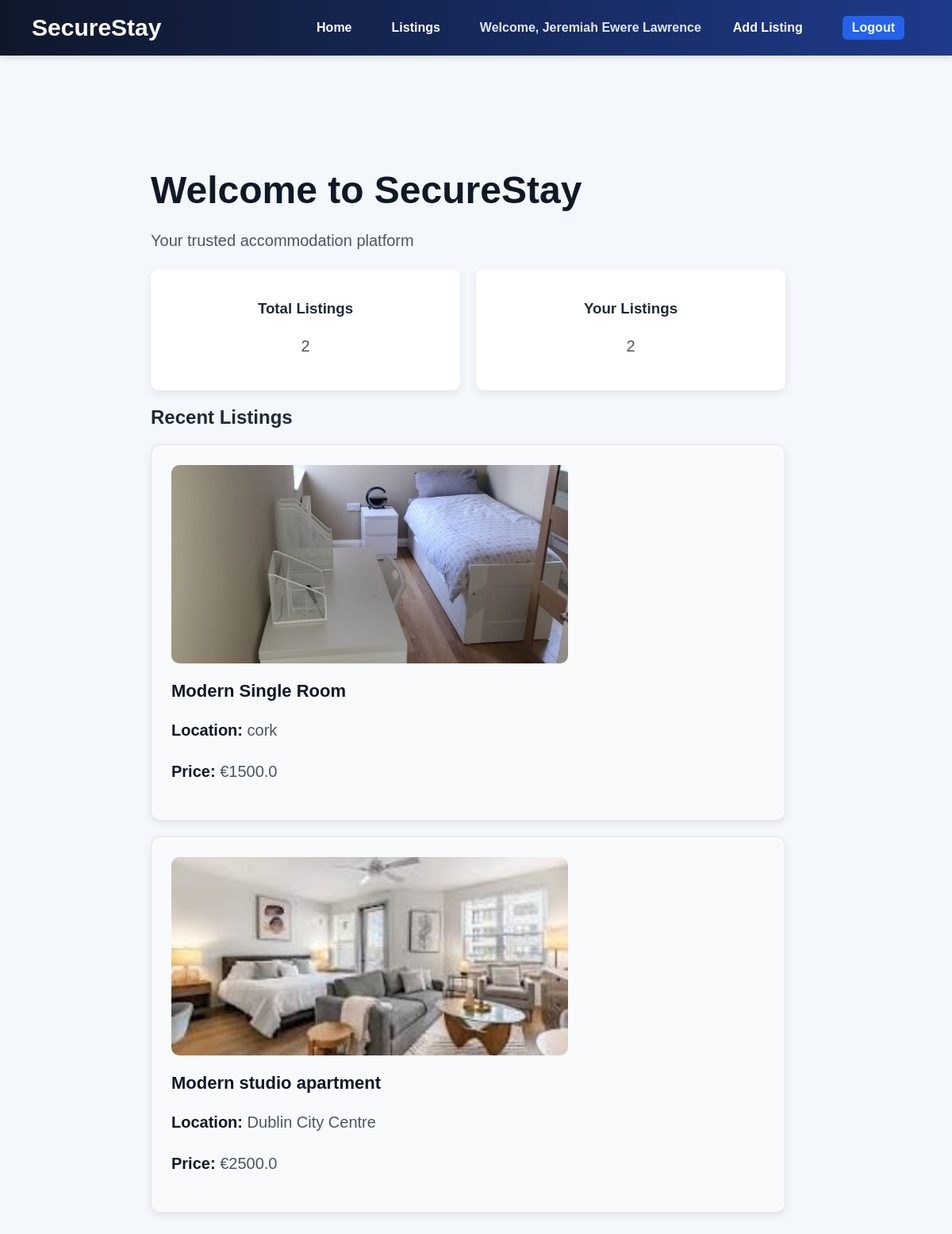
The page / (signed in) on the database its author committed.
### models.py (models this page shows)
class User(UserMixin, db.Model):
    __tablename__ = "users"
    id = db.Column(db.Integer, primary_key=True)
    full_name = db.Column(db.String(150), nullable=False)
    email = db.Column(db.String(150), unique=True, nullable=False)
    password_hash = db.Column(db.String(255), nullable=False)
    role = db.Column(db.String(20), default="tenant", nullable=False)
    listings = db.relationship("Listing", backref="landlord", lazy=True)
    requests = db.relationship("BookingRequest", backref="tenant", lazy=True)

class Listing(db.Model):
    __tablename__ = "listings"
    id = db.Column(db.Integer, primary_key=True)
    title = db.Column(db.String(150), nullable=False)
    description = db.Column(db.Text, nullable=False)
    location = db.Column(db.String(150), nullable=False)
    price = db.Column(db.Float, nullable=False)
    room_type = db.Column(db.String(50), nullable=False)
    image_filename = db.Column(db.String(255), nullable=True)
    availability_status = db.Column(db.String(20), default="available", nullable=False)
    created_at = db.Column(db.DateTime, default=datetime.utcnow)
    landlord_id = db.Column(db.Integer, db.ForeignKey("users.id"), nullable=False)
    booking_requests = db.relationship("BookingRequest", backref="listing", lazy=True)

### app.py (the view)
@app.route('/')
def home():
    total_listings = Listing.query.count()
    user_listings = 0
    if current_user.is_authenticated:
        user_listings = Listing.query.filter_by(landlord_id=current_user.id).count()
    recent_listings = Listing.query.order_by(Listing.id.desc()).limit(3).all()
    return render_template(
        'index.html',
        total_listings=total_listings,
        user_listings=user_listings,
        recent_listings=recent_listings
)

### app.py (called while the page is built)
@login_manager.user_loader
def load_user(user_id):
    return User.query.get(int(user_id))

### templates/index.html
{% extends "base.html" %}
{% block content %}
<div class="hero">
    <h1>Welcome to SecureStay</h1>
    <p>Your trusted accommodation platform</p>
    <div class="dashboard">
        <div class="card">
            <h3>Total Listings</h3>
            <p>{{ total_listings }}</p>
        </div>
        <div class="card">
            <h3>Your Listings</h3>
            <p>{{ user_listings }}</p>
        </div>
    </div>
    <h2>Recent Listings</h2>
    {% for listing in recent_listings %}
    <div class="listing-card">
        {% if listing.image_filename %}
            <img src="{{ url_for('static', filename='uploads/' + listing.image_filename) }}" class="listing-image" alt="Listing Image">
        {% else %}
            <img src="{{ url_for('static', filename='default.jpg') }}" class="listing-image" alt="Default Image">
        {% endif %}
        <h3>{{ listing.title }}</h3>
        <p><strong>Location:</strong> {{ listing.location }}</p>
        <p><strong>Price:</strong> €{{ listing.price }}</p>
    </div>
    {% endfor %}
</div>
{% endblock %}

### templates/base.html (shortened to what this page needs)
<!DOCTYPE html>
<html lang="en">
<head>
    <link rel="stylesheet" href="{{ url_for('static', filename='css/style.css') }}">
</head>
<body>
    <nav>
        <h2>SecureStay</h2>
        <div class="nav-links">
            <a href="/">Home</a>
            <a href="/listings">Listings</a>
            {% if current_user.is_authenticated %}
                <span class="welcome-text">Welcome, {{ current_user.full_name }}</span>
                <a href="{{ url_for('add_listing') }}">Add Listing</a>
                <a href="{{ url_for('logout') }}">Logout</a>
            {% else %}
                <a href="{{ url_for('login') }}">Login</a>
                <a href="{{ url_for('register') }}">Register</a>
            {% endif %}
        </div>
    </nav>
    <main>
        {% block content %}{% endblock %}
    </main>
</body>
</html>

### static/css/style.css (style rules this page uses)
body { font-family: Arial, sans-serif; margin: 0; background-color: #f4f7fb; color: #1f2937; }
nav { background: linear-gradient(90deg, #0f172a, #1e3a8a); padding: 18px 40px; box-shadow: 0 2px 8px rgba(0, 0, 0, 0.15); display: flex; justify-content: space-between; align-items: center; }
nav h2 { color: white; margin: 0; font-size: 30px; }
nav a { color: white; text-decoration: none; margin-right: 20px; font-weight: bold; font-size: 16px; }
main { padding: 50px 60px; max-width: 900px; margin: 0 auto; }
.hero { background-color: transparent; padding: 40px; border-radius: 14px; max-width: 800px; margin-top: 20px; }
.hero h1 { font-size: 48px; margin-bottom: 15px; color: #111827; }
.hero p { font-size: 20px; color: #4b5563; line-height: 1.6; }
nav .nav-links { display: flex; align-items: center; gap: 20px; }
nav .welcome-text { color: #e2e8f0; font-weight: bold; font-size: 16px; }
.nav-links span { margin-left: 10px; margin-right: 10px; }
.nav-links a { margin-left: 10px; }
.nav-links { display: flex; align-items: center; gap: 15px; }
.nav-links a:last-child { background-color: #2563eb; padding: 6px 12px; border-radius: 6px; }
.listing-card { background: #f8fafc; padding: 25px; border-radius: 12px; margin-top: 20px; margin-bottom: 20px; box-shadow: 0 4px 12px rgba(0,0,0,0.08); border: 1px solid #e5e7eb; }
.listing-card h3 { margin-bottom: 12px; color: #111827; font-size: 22px; }
.listing-card p strong { margin: 5px 0; color: #111827; line-height: 1.6; }
.dashboard { display: flex; gap: 20px; margin: 20px 0; }
.card { background: white; padding: 20px; border-radius: 10px; flex: 1; text-align: center; box-shadow: 0 4px 12px rgba(0,0,0,0.08); }
.listing-image { width: 100%; max-width: 500px; height: 250px; object-fit: cover; border-radius: 10px; margin-bottom: 15px; display: block; }

### rows shown on the page
User: full_name "Jeremiah Ewere Lawrence"
Listing: image_filename (picture), title "Modern Single Room", location "cork", price "1500.0"
Listing: image_filename (picture), title "Modern studio apartment", location "Dublin City Centre", price "2500.0"

### other values the page prints
{{ total_listings }} "2"
{{ user_listings }} "2"
